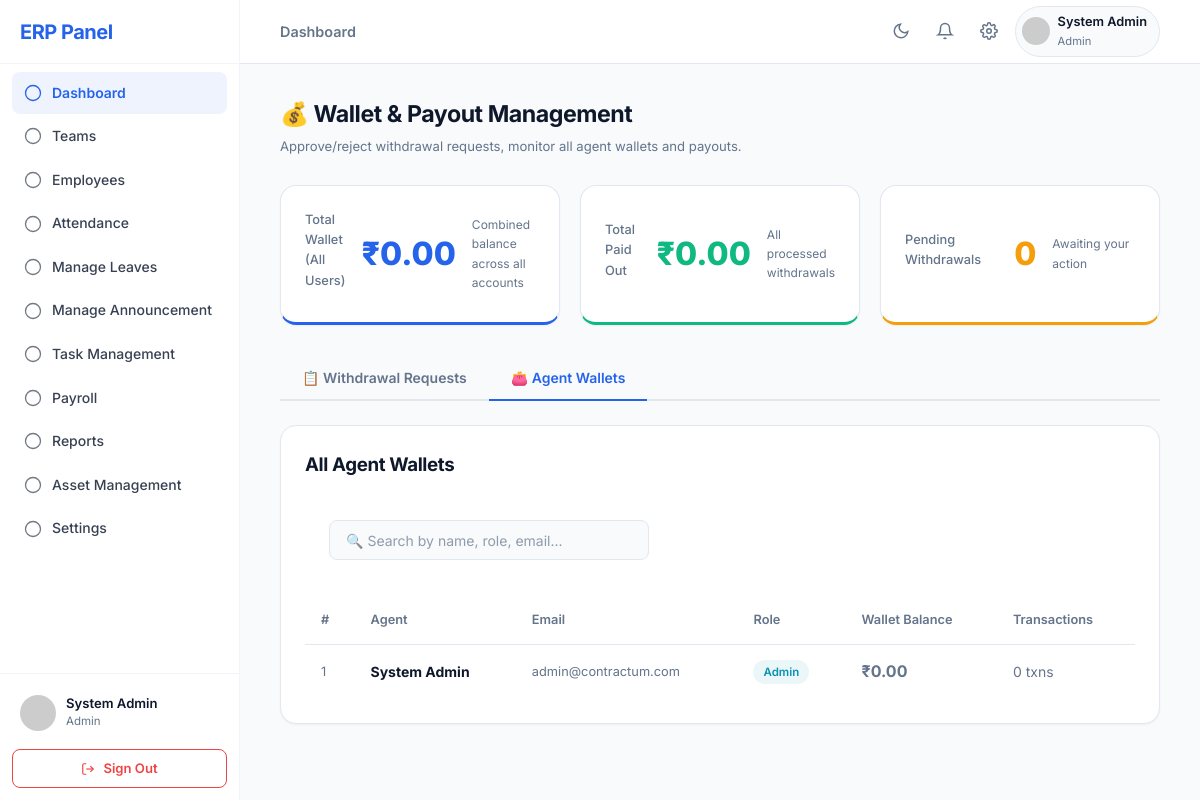
Screenshot of /modules/wallet/index.php?tab=wallets (signed in) with the database file from the repository.
### tables this page shows
CREATE TABLE IF NOT EXISTS users (
    id INT AUTO_INCREMENT PRIMARY KEY,
    name VARCHAR(100) NOT NULL,
    email VARCHAR(100) NOT NULL UNIQUE,
    password VARCHAR(255) NOT NULL,
    role_id INT,
    team_id INT,
    manager_id INT,
    department_id INT,
    status ENUM('active', 'inactive', 'suspended') DEFAULT 'active',
    kyc_status ENUM('pending', 'verified', 'rejected') DEFAULT 'pending',
    phone VARCHAR(20) NULL,
    base_salary DECIMAL(15, 2) DEFAULT 0.00,
    wallet_balance DECIMAL(15, 2) DEFAULT 0.00,
    created_at TIMESTAMP DEFAULT CURRENT_TIMESTAMP,
    FOREIGN KEY (role_id) REFERENCES roles(id),
    FOREIGN KEY (team_id) REFERENCES teams(id),
    FOREIGN KEY (department_id) REFERENCES departments(id)
);

### modules/wallet/index.php (the view, shortened to what this page needs)
<?php
include_once '../../includes/header.php';
$role_id  = $_SESSION['role_id'];
$is_admin = ($role_id == 1 || $role_id == 8);
try {
    if ($is_admin) {
        $totalWallet = (float) $pdo->query("SELECT COALESCE(SUM(wallet_balance),0) FROM users")->fetchColumn();
        $totalPaidOut = (float) $pdo->query(
            "SELECT COALESCE(SUM(amount),0) FROM wallet_transactions WHERE type='debit' AND source='withdrawal'"
        )->fetchColumn();
        $pendingCount = (int) $pdo->query("SELECT COUNT(*) FROM withdrawal_requests WHERE status='pending'")->fetchColumn();
        $allWithdrawals = $pdo->query(
            "SELECT wr.*, u.name AS user_name, u.email AS user_email
             FROM withdrawal_requests wr
             JOIN users u ON wr.user_id = u.id
             ORDER BY FIELD(wr.status,'pending','approved','processed','rejected'), wr.requested_at DESC
             LIMIT 100"
        )->fetchAll(PDO::FETCH_ASSOC);
        $pendingWithdrawals = array_filter($allWithdrawals, fn($r) => $r['status'] === 'pending');
        $walletData = $pdo->query(
            "SELECT u.id, u.name, u.email, u.wallet_balance,
                    COALESCE(r.role_name, 'N/A') AS role_name,
                    (SELECT COUNT(*) FROM wallet_transactions wt WHERE wt.user_id = u.id) AS txn_count
             FROM users u
             LEFT JOIN roles r ON u.role_id = r.id
             ORDER BY u.wallet_balance DESC"
        )->fetchAll(PDO::FETCH_ASSOC);
    }
} catch (Exception $e) {
    $error = 'Failed to load wallet data: ' . $e->getMessage();
    $myBalance = $totalCredits = $totalDebits = $pendingWithdrawalAmt = 0;
    $myTxns = $myWithdrawals = [];
    if ($is_admin) {
        $totalWallet = $totalPaidOut = $pendingCount = 0;
        $allWithdrawals = $pendingWithdrawals = $walletData = [];
    }
}
$activeTab = $_GET['tab'] ?? 'requests';
?>
<div class="page-header">
    <div>
        <h1><?php echo $is_admin ? '💰 Wallet &amp; Payout Management' : '💰 My Wallet'; ?></h1>
        <p><?php echo $is_admin
            ? 'Approve/reject withdrawal requests, monitor all agent wallets and payouts.'
            : 'View your balance, track transactions, and request withdrawals.';
        ?></p>
    </div>
</div>
<?php if ($is_admin): ?>
<div class="stats-grid" style="grid-template-columns:repeat(3,1fr); margin-bottom:2rem;">
    <div class="stat-card glass-card" style="border-bottom:3px solid var(--primary);">
        <div class="stat-label">Total Wallet (All Users)</div>
        <div class="stat-value" style="color:var(--primary);">₹<?php echo number_format($totalWallet, 2); ?></div>
        <div style="font-size:0.75rem; color:var(--text-muted);">Combined balance across all accounts</div>
    </div>
    <div class="stat-card glass-card" style="border-bottom:3px solid var(--success);">
        <div class="stat-label">Total Paid Out</div>
        <div class="stat-value" style="color:var(--success);">₹<?php echo number_format($totalPaidOut, 2); ?></div>
        <div style="font-size:0.75rem; color:var(--text-muted);">All processed withdrawals</div>
    </div>
    <div class="stat-card glass-card" style="border-bottom:3px solid var(--warning);">
        <div class="stat-label">Pending Withdrawals</div>
        <div class="stat-value" style="color:var(--warning);"><?php echo $pendingCount; ?></div>
        <div style="font-size:0.75rem; color:var(--text-muted);">Awaiting your action</div>
    </div>
</div>
<div style="display:flex; gap:0; margin-bottom:1.5rem; border-bottom:2px solid var(--border);">
    <a href="?tab=requests" class="tab-btn <?php echo $activeTab==='requests'?'tab-active':''; ?>"
       style="padding:10px 22px; font-weight:600; font-size:0.875rem; text-decoration:none; color:<?php echo $activeTab==='requests'?'var(--primary)':'var(--text-muted)'; ?>; border-bottom:<?php echo $activeTab==='requests'?'2px solid var(--primary)':'2px solid transparent'; ?>; margin-bottom:-2px; transition:all .2s;">
        📋 Withdrawal Requests
    </a>
    <a href="?tab=wallets" class="tab-btn <?php echo $activeTab==='wallets'?'tab-active':''; ?>"
       style="padding:10px 22px; font-weight:600; font-size:0.875rem; text-decoration:none; color:<?php echo $activeTab==='wallets'?'var(--primary)':'var(--text-muted)'; ?>; border-bottom:<?php echo $activeTab==='wallets'?'2px solid var(--primary)':'2px solid transparent'; ?>; margin-bottom:-2px; transition:all .2s;">
        👛 Agent Wallets
    </a>
</div>
<?php if ($activeTab === 'requests'): ?>
<?php if (!empty($pendingWithdrawals)): ?>
<div class="glass-card" style="padding:1.5rem; margin-bottom:2rem; border-left:4px solid var(--warning);">
    <h3 style="margin-bottom:1.25rem; color:var(--warning); display:flex; align-items:center; gap:8px;">
        <svg width="20" height="20" fill="none" stroke="currentColor" stroke-width="2" viewBox="0 0 24 24"><path d="M10.29 3.86L1.82 18a2 2 0 0 0 1.71 3h16.94a2 2 0 0 0 1.71-3L13.71 3.86a2 2 0 0 0-3.42 0z"/><line x1="12" y1="9" x2="12" y2="13"/><line x1="12" y1="17" x2="12.01" y2="17"/></svg>
        Pending Requests (<?php echo count($pendingWithdrawals); ?>)
    </h3>
    <div class="filter-bar" style="margin-bottom:1rem;">
        <input type="text" id="pendingSearch" class="form-control" placeholder="🔍 Search by name, amount, bank..." style="max-width:320px;" oninput="filterTable('pendingSearch','pendingTable')">
    </div>
    <div class="data-table-container">
        <table id="pendingTable">
            <thead>
                <tr>
                    <th>#</th>
                    <th>User</th>
                    <th>Amount</th>
                    <th>Payment Details</th>
                    <th>Requested</th>
                    <th>Action</th>
                </tr>
            </thead>
            <tbody>
            <?php foreach ($pendingWithdrawals as $idx => $wr): ?>
                <tr>
                    <td style="color:var(--text-muted); font-size:0.8rem;"><?php echo $idx + 1; ?></td>
                    <td>
                        <strong><?php echo htmlspecialchars($wr['user_name']); ?></strong><br>
                        <span style="font-size:0.75rem; color:var(--text-muted);"><?php echo htmlspecialchars($wr['user_email']); ?></span>
                    </td>
                    <td>
                        <strong style="font-size:1.1rem; color:var(--primary);">₹<?php echo number_format($wr['amount'], 2); ?></strong>
                    </td>
                    <td style="font-size:0.8rem; line-height:1.6;">
                        <?php if (!empty($wr['upi_id'])): ?>
                            <span style="background:var(--bg-card); padding:2px 8px; border-radius:4px; border:1px solid var(--border);">
                                📱 UPI: <?php echo htmlspecialchars($wr['upi_id']); ?>
                            </span>
                        <?php else: ?>
                            🏦 <?php echo htmlspecialchars($wr['bank_name'] ?: '—'); ?><br>
                            Acc: <?php echo htmlspecialchars($wr['account_number'] ?: '—'); ?><br>
                            IFSC: <?php echo htmlspecialchars($wr['ifsc_code'] ?: '—'); ?>
                        <?php endif; ?>
                    </td>
                    <td style="font-size:0.8rem; color:var(--text-muted);">
                        <?php echo !empty($wr['requested_at']) ? date('d M Y', strtotime($wr['requested_at'])) . '<br>' . date('H:i', strtotime($wr['requested_at'])) : '—'; ?>
                    </td>
                    <td>
                        <form method="POST" style="display:inline;" onsubmit="return confirm('Approve ₹<?php echo number_format($wr['amount'],2); ?> withdrawal for <?php echo addslashes(htmlspecialchars($wr['user_name'])); ?>? This will deduct the amount from their wallet.');">
                            <input type="hidden" name="wid"    value="<?php echo (int)$wr['id']; ?>">
                            <input type="hidden" name="action" value="approved">
                            <input type="hidden" name="admin_remarks" value="Approved by admin">
                            <button type="submit" name="process_withdrawal" value="1" class="btn btn-success" style="padding:5px 12px; font-size:0.75rem; margin-right:4px;">
                                ✓ Approve
                            </button>
                        </form>
                        <button type="button" class="btn btn-danger" style="padding:5px 12px; font-size:0.75rem;"
                            onclick="openRejectModal(<?php echo (int)$wr['id']; ?>, '<?php echo addslashes(htmlspecialchars($wr['user_name'])); ?>', '<?php echo number_format($wr['amount'],2); ?>')">
                            ✕ Reject
                        </button>
                    </td>
                </tr>
            <?php endforeach; ?>
            </tbody>
        </table>
    </div>
</div>
<?php else: ?>
<div class="glass-card" style="padding:3rem; text-align:center; margin-bottom:2rem;">
    <svg width="48" height="48" fill="none" stroke="var(--success)" stroke-width="1.5" viewBox="0 0 24 24" style="margin-bottom:1rem;"><path d="M22 11.08V12a10 10 0 1 1-5.93-9.14"/><polyline points="22 4 12 14.01 9 11.01"/></svg>
    <h3 style="color:var(--success); margin-bottom:0.5rem;">All Clear!</h3>
    <p style="color:var(--text-muted);">No pending withdrawal requests at this time.</p>
</div>
<?php endif; ?>
<div class="glass-card" style="padding:1.5rem;">
    <h3 style="margin-bottom:1.25rem;">All Withdrawal Requests History</h3>
    <div class="filter-bar" style="margin-bottom:1rem; display:flex; gap:1rem; align-items:center; flex-wrap:wrap;">
        <input type="text" id="allReqSearch" class="form-control" placeholder="🔍 Search requests..." style="max-width:280px;" oninput="filterTable('allReqSearch','allReqTable')">
        <select id="statusFilter" class="form-control" style="max-width:180px;" onchange="filterByStatus()">
            <option value="">All Statuses</option>
            <option value="pending">Pending</option>
            <option value="processed">Processed</option>
            <option value="rejected">Rejected</option>
        </select>
    </div>
    <div class="data-table-container">
        <table id="allReqTable">
            <thead>
                <tr>
                    <th>#</th>
                    <th>User</th>
                    <th>Amount</th>
                    <th>Payment Method</th>
                    <th>Status</th>
                    <th>Requested</th>
                    <th>Admin Note</th>
                </tr>
            </thead>
            <tbody>
            <?php if (empty($allWithdrawals)): ?>
                <tr><td colspan="7" style="text-align:center; padding:2rem; color:var(--text-muted);">No withdrawal requests yet.</td></tr>
            <?php else: ?>
            <?php foreach ($allWithdrawals as $idx => $wr):
                $sc = ['pending'=>'badge-warning','processed'=>'badge-success','rejected'=>'badge-danger','approved'=>'badge-success'];
                $bc = $sc[$wr['status']] ?? 'badge-accent';
            ?>
                <tr data-status="<?php echo $wr['status']; ?>">
                    <td style="color:var(--text-muted); font-size:0.8rem;"><?php echo $idx + 1; ?></td>
                    <td>
                        <strong><?php echo htmlspecialchars($wr['user_name']); ?></strong><br>
                        <span style="font-size:0.75rem; color:var(--text-muted);"><?php echo htmlspecialchars($wr['user_email']); ?></span>
                    </td>
                    <td><strong style="color:var(--primary);">₹<?php echo number_format($wr['amount'], 2); ?></strong></td>
                    <td style="font-size:0.8rem;">
                        <?php echo !empty($wr['upi_id'])
                            ? '📱 UPI: ' . htmlspecialchars($wr['upi_id'])
                            : '🏦 ' . htmlspecialchars($wr['bank_name'] ?: '—'); ?>
                    </td>
                    <td><span class="badge <?php echo $bc; ?>"><?php echo strtoupper($wr['status']); ?></span></td>
                    <td style="font-size:0.8rem; color:var(--text-muted);">
                        <?php echo !empty($wr['requested_at']) ? date('d M Y, H:i', strtotime($wr['requested_at'])) : '—'; ?>
                    </td>
                    <td style="font-size:0.8rem; color:var(--text-muted);">
                        <?php echo htmlspecialchars($wr['admin_remarks'] ?? '—'); ?>
                    </td>
                </tr>
            <?php endforeach; ?>
            <?php endif; ?>
            </tbody>
        </table>
    </div>
</div>
<?php elseif ($activeTab === 'wallets'): ?>
<div class="glass-card" style="padding:1.5rem;">
    <h3 style="margin-bottom:1.25rem;">All Agent Wallets</h3>
    <div class="filter-bar" style="margin-bottom:1rem;">
        <input type="text" id="walletSearch" class="form-control" placeholder="🔍 Search by name, role, email..." style="max-width:320px;" oninput="filterTable('walletSearch','walletTable')">
    </div>
    <div class="data-table-container">
        <table id="walletTable">
            <thead>
                <tr>
                    <th>#</th>
                    <th>Agent</th>
                    <th>Email</th>
                    <th>Role</th>
                    <th>Wallet Balance</th>
                    <th>Transactions</th>
                </tr>
            </thead>
            <tbody>
            <?php if (empty($walletData)): ?>
                <tr><td colspan="6" style="text-align:center; padding:2rem; color:var(--text-muted);">No users found.</td></tr>
            <?php else: ?>
            <?php foreach ($walletData as $idx => $w): ?>
                <tr>
                    <td style="color:var(--text-muted); font-size:0.8rem;"><?php echo $idx + 1; ?></td>
                    <td><strong><?php echo htmlspecialchars($w['name']); ?></strong></td>
                    <td style="font-size:0.8rem; color:var(--text-muted);"><?php echo htmlspecialchars($w['email']); ?></td>
                    <td><span class="badge badge-accent"><?php echo htmlspecialchars($w['role_name']); ?></span></td>
                    <td>
                        <strong style="font-size:1rem; color:<?php echo $w['wallet_balance'] > 0 ? 'var(--success)' : 'var(--text-muted)'; ?>;">
                            ₹<?php echo number_format($w['wallet_balance'], 2); ?>
                        </strong>
                    </td>
                    <td style="color:var(--text-muted);"><?php echo (int)$w['txn_count']; ?> txns</td>
                </tr>
            <?php endforeach; ?>
            <?php endif; ?>
            </tbody>
        </table>
    </div>
</div>
<?php endif; ?>
<?php endif; ?>
<?php include_once '../../includes/footer.php'; ?>

### rows the page displays
users: name "System Admin", email "admin@contractum.com", role_name "Admin", wallet_balance "0.00", txn_count "0"

### other values shown
$item['label'] "Dashboard"
$item['label'] "Teams"
$item['label'] "Employees"
$item['label'] "Attendance"
$item['label'] "Manage Leaves"
$item['label'] "Manage Announcement"
$item['label'] "Task Management"
$item['label'] "Payroll"
$item['label'] "Reports"
$item['label'] "Asset Management"
$item['label'] "Settings"
$role_name "Admin"
$page_title "Dashboard"
$user_name "System Admin"
$totalWallet "0.00"
